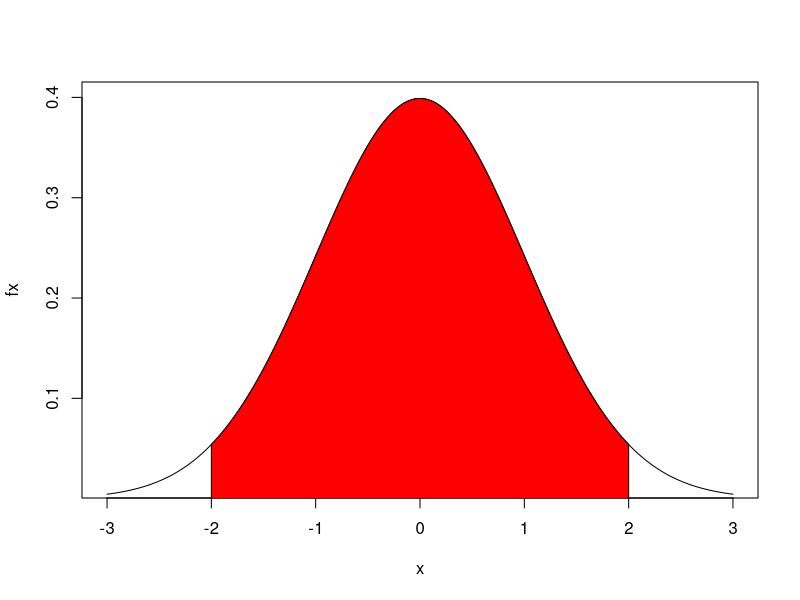
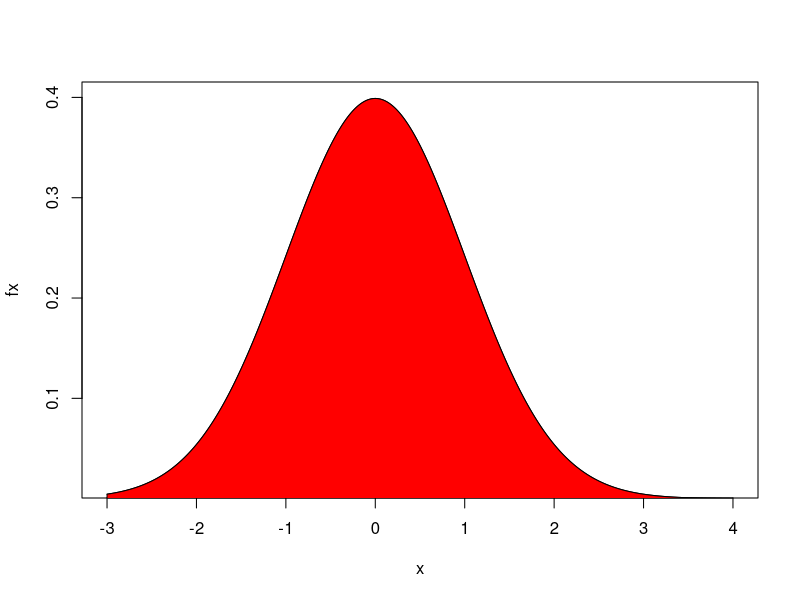
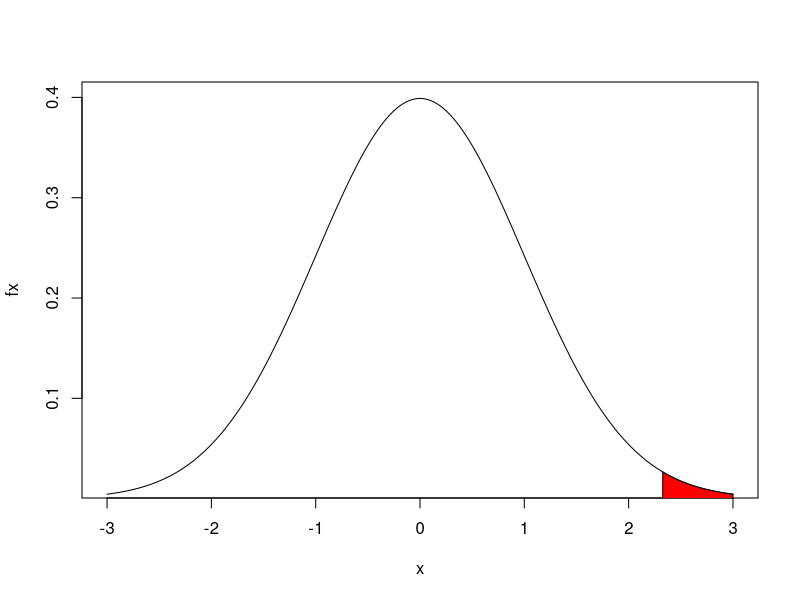

R code for these plots, in order:
## ---- chunk 1
knitr::opts_chunk$set(echo = TRUE)
## ---- chunk 2
media <- 150000         # media de X
desvio <- 5000          # desvio padrao de X
pnorm(160000, media, desvio) - pnorm(140000, media, desvio)
## ---- chunk 3
pnorm(2) - pnorm(-2)
## ---- chunk 4
x <- seq(-3, 3, 0.01)
fx <- dnorm(x)
plot(x, fx, type = "l", ylim = c(0.016, 0.4))   # grafico da distribuicao de probabilidade
polygon(c(-2, x[abs(x) <= 2], 2), c(0, fx[abs(x) <= 2], 0), col="red")
## ---- chunk 5
media <- 150000         # media de X
desvio <- 5000          # desvio padrao de X
pnorm(170000, media, desvio)
## ---- chunk 6
x <- seq(-3, 4, 0.01)
fx <- dnorm(x)
plot(x, fx, type = "l", ylim = c(0.016, 0.4))   # grafico da distribuicao de probabilidade
polygon(c(-3, x[abs(x) <= 4], 4), c(0, fx[abs(x) <= 4], 0), col="red")
## ---- chunk 7
qnorm(1-0.01, media, desvio)
## ---- chunk 8
x <- seq(-3, 3, 0.01)
fx <- dnorm(x)
plot(x, fx, type = "l", ylim = c(0.016, 0.4))   # grafico da distribuicao de probabilidade
polygon( c( qnorm(1-0.01), qnorm(1-0.01), x[x > qnorm(1-0.01)], 3), c(0, dnorm(qnorm(1-0.01)), fx[x > qnorm(1-0.01)], 0), col="red")
